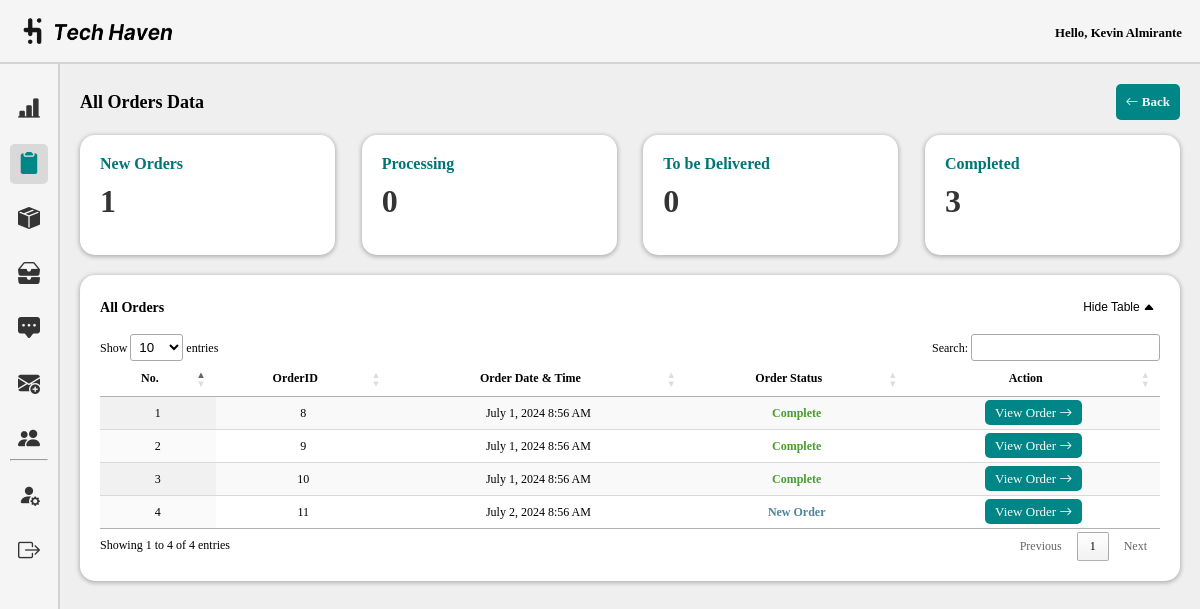
The app's page /admin/all_orders.php (signed in) with its own data.
### tables this page shows
CREATE TABLE `orders_prod` (
  `orderID` int(50) NOT NULL,
  `customerID` int(50) NOT NULL,
  `items` text NOT NULL,
  `shipID` int(50) NOT NULL,
  `payment` varchar(250) NOT NULL,
  `order_date` timestamp NOT NULL DEFAULT current_timestamp(),
  `status` varchar(100) NOT NULL,
  `total_amount` int(250) NOT NULL
);

### admin/all_orders.php (the view, shortened to what this page needs)
<!DOCTYPE html>
<html lang="en">
<head>
    <link rel="stylesheet" href="css/dashboard.css">
    <link rel="stylesheet" href="../assets/font/inter.css">
    <link rel="stylesheet" href="../node_modules/bootstrap-icons/font/bootstrap-icons.css">
    <link rel="stylesheet" type="text/css" href="https://cdn.datatables.net/1.10.25/css/jquery.dataTables.css">
</head>
<body>
    <header class="nav">
        <div class="nav-left">
            <img src="../assets/img/tech-haven-logo2.png" alt="Tech Haven Logo" id="logo">
        </div>
        <div class="nav-right">
        <p style="font-size: 0.8rem; font-style: normal; margin-top:5px;">
                Hello, <?php echo htmlspecialchars($_SESSION['name']); ?>
        </p>
        </div>
    </header>
    <section class="container">
        <div class="sidebar">
            <ul class="sidebar-list">
                <li class="sidebar-list-item">
                    <a href="dashboard.php" class="sidebar-link tooltip-trigger" data-tooltip="Dashboard">
                          <i class="bi bi-bar-chart-line-fill"></i>
                     </a>
                </li>
                <li class="sidebar-list-item">
                     <a href="orders.php" class="sidebar-link tooltip-trigger active" data-tooltip="Orders">
                          <i class="bi bi-clipboard2-fill"></i>
                     </a>
                </li>
                <li class="sidebar-list-item">
                     <a href="products.php" class="sidebar-link tooltip-trigger" data-tooltip="Products">
                          <i class="bi bi-box-seam-fill"></i>
                     </a>
                </li>
                <li class="sidebar-list-item">
                     <a href="inventory.php" class="sidebar-link tooltip-trigger" data-tooltip="Inventory">
                          <i class="bi bi-inboxes-fill"></i>
                    </a>
                </li>
                <li class="sidebar-list-item">
                     <a href="feedbacks.php" class="sidebar-link tooltip-trigger" data-tooltip="Feedbacks">
                         <i class="bi bi-chat-square-dots-fill"></i>
                     </a>
                </li>
                <li class="sidebar-list-item">
                     <a href="advertisement.php" class="sidebar-link tooltip-trigger" data-tooltip="Messages">
                         <i class="bi bi-envelope-plus-fill"></i>
                     </a>
                </li>
                <li class="sidebar-list-item">
                     <a href="users.php" class="sidebar-link tooltip-trigger" data-tooltip="Users">
                         <i class="bi bi-people-fill"></i>
                     </a>
                </li>
                <hr>
                <li class="sidebar-list-item">
                     <a href="profile.php" class="sidebar-link tooltip-trigger" data-tooltip="Edit Profile">
                         <i class="bi bi-person-fill-gear"></i>
                     </a>
                </li>
                <li class="sidebar-list-item">
                     <a href="logout.php" class="sidebar-link tooltip-trigger" data-tooltip="Logout">
                         <i class="bi bi-box-arrow-right"></i>
                     </a>
                </li>
              </ul>
          </div>
    <div class="dashboard-content">
    <div class="heading-container">
            <h1>All Orders Data</h1>
            <div class="heading-buttons">
           <a href="orders.php" class="button-link"><i class="bi bi-arrow-left"></i> Back</a>
            </div>
        </div><br>
        <div class="card-container">
        <div class="card">
            <?php
                        $servername = "localhost";
                        $username = "root";
                        $password = "";
                        $dbname = "th_db";
                        $conn = new mysqli($servername, $username, $password, $dbname);
                        function getOrderCount($conn, $status) {
                            $sql = "SELECT COUNT(*) as count FROM orders_prod WHERE status = '$status'";
                            $result = $conn->query($sql) or die("Error: " . $conn->error);
                            $row = $result->fetch_assoc();
                            return $row['count'];
                        }
                        $countPlaced = getOrderCount($conn, 'placed');
                        $countProcessing = getOrderCount($conn, 'processing');
                        $countDelivery = getOrderCount($conn, 'delivery');
                        $countDelivered = getOrderCount($conn, 'delivered');
            ?>
            <a href="orders.php" target="_blank">
                <h2>New Orders</h2>
                <p><?php echo $countPlaced; ?></p>
            </a>
        </div>
        <div class="card">
            <a href="pending.php" target="_blank">
                <h2>Processing</h2>
                <p><?php echo $countProcessing; ?></p>
            </a>
        </div>
        <div class="card">
            <a href="delivery.php"  target="_blank">
                <h2>To be Delivered</h2>
                <p><?php echo $countDelivery ?></p>
            </a>
        </div>
        <div class="card">
            <a href="success_orders.php" target="_blank">
                <h2>Completed</h2>
                <p><?php echo $countDelivered; ?></p>
            </a>
        </div>
        </div>
        <div class="wrapper-dashboard" style="margin-bottom:20px;">
            <div class="flex-parent">
                <h3>All Orders</h3>
                <button id="toggleRecent" class="button-link2" style="float:right;">Hide Table <i class="bi bi-caret-up-fill"></i></button>
            </div><br>
            <div id="recentTable" style="display: block;">
                <table id="example" class="display" style="width:100%">
                    <thead>
                        <tr>
                            <th>No.</th>
                            <th>OrderID</th>
                            <th>Order Date & Time</th>
                            <th>Order Status</th>
                            <th>Action</th>
                        </tr>
                    </thead>
                    <tbody>
                        <?php
                        $servername = "localhost";
                        $username = "root";
                        $password = "";
                        $dbname = "th_db";
                        $conn = new mysqli($servername, $username, $password, $dbname);
                        $sql = "SELECT orderID, order_date, status FROM orders_prod;";
                        $result = $conn->query($sql);
                        if ($result->num_rows > 0) {
                            $counter = 1;
                            while ($row = $result->fetch_assoc()) {
                                echo "<tr>";
                                echo "<td>" . $counter . "</td>";
                                echo "<td>" . $row["orderID"] . "</td>";
                                echo "<td>";
                                $dateTime = new DateTime($row["order_date"]);
                                $formattedDate = $dateTime->format('F j, Y g:i A');
                                echo $formattedDate;
                                echo "</td>";
                                if ($row["status"] == "placed") {
                                    echo "<td style='color:#4D869C; font-weight:bold;'>New Order</td>";
                                }else if($row["status"] == "processing") {
                                    echo "<td style='color:#F4A261; font-weight:bold;'>Processing</td>";
                                }else if($row["status"] == "delivery") {
                                    echo "<td style='color:#288a72; font-weight:bold;'>To Be Delivered</td>";
                                }else if($row["status"] == "delivered") {
                                    echo "<td style='color:#4a9e2e; font-weight:bold;'>Complete</td>";
                                }  else {
                                    echo "<td>" . $row["status"] . "</td>";
                                }
                                echo "<td>";
                                echo "<a href='#' onclick=\"openWindow('view_order_last.php?id=" . $row["orderID"] . "')\" title='View Order' style='background:#008686; color:white; border-radius:5px; padding:5px 10px;font-size:13px; text-decoration:none;'>
                                    <span style='font-size:13px;'>View Order</span>
                                    <i class='bi bi-arrow-right'></i>
                                </a>";
                                echo "</td>";
                                echo "</tr>";
                                $counter++;
                            }
                        } else {
                            echo "<tr><td colspan='9'>No results found</td></tr>";
                        }
                        ?>
                    </tbody>
                </table>
            </div>
        </div>
    </div>
    </section>
</body>
</html>

### admin/css/dashboard.css (style rules this page uses)
* { margin: 0; box-sizing: border-box; padding: 0; }
:root { --lightColor: #F5F5F5; --shadedColor: #E7E7E7; --darkModeNav: #292929; --darkBody: #5C5C5C; }
.nav { background: var(--lightColor); display: flex; justify-content: space-between; align-items: center; height: 4rem; font: italic 600 20px/normal 'Inter'; box-shadow: 0px 2px 2px 0px rgba(0, 0, 0, 0.25); border-bottom: 2px solid #D3D3D3; }
.nav img { width: 150px; margin-left: 15%; }
.nav-left, .nav-middle, .nav-right { display: flex; align-items: center; }
.nav-right { display: flex; justify-content: space-between; margin-right: 1.5%; }
.sidebar { margin-top:0; width: 60px; height: 917px; flex-shrink: 0; background: var(--lightColor); padding:10px; border-right: 2px solid #D3D3D3; }
.nav-right, .sidebar-link { display: flex; justify-content: center; align-items: center; }
.sidebar-link { height: 40px; width: 100%; display: flex; justify-content: center; align-items: center; text-decoration: none; color: #5C5C5C; border-radius: 5px; }
.sidebar-list-item { height: 100%; display: flex; justify-content: center; align-items: center; margin-top: 15px; }
.sidebar-list-item i { font-size:22px; color:#343434; }
.tooltip-trigger { position: relative; }
.sidebar-link.active .bi { color: #008686; }
.sidebar-link.active { background: #D9D9D9; }
.container { display: flex; }
.dashboard-content { padding: 20px; font: 12px/normal 'Inter'; background-color: #EFEFEF; }
.wrapper-dashboard { width: 100%; height: auto; flex-shrink: 0; padding:20px; border-radius: 15px; background: #FFF; box-shadow: 0px 1px 4px 1px rgba(0, 0, 0, 0.25); }

### admin/all_orders.php (style rules this page uses)
.dashboard-content { width: 100%; padding: 20px; min-height: 100vh; }
#example,#example2,#example3,#example4 { width: 100% !important; margin: auto; }
#example th,#example2 th,#example3 th,#example4 th, #example td,#example2 td,#example3 td,#example4 td { text-align: center; }
.button-link2 { width: auto; height: auto; flex-shrink: 0; display: inline-block; border: 1px solid #000; background: #FFF; font-size:12px; text-align: center; text-decoration: none; color:black; padding:5px; margin-left:10px; border:none; transition: transform 0.2s ease-in-out, color 0.2s ease-in-out; cursor:pointer; }
.button-link2 .bi { transition: opacity 0.2s ease-in-out, color 0.2s ease-in-out; }
.button-link { width: auto; height: auto; flex-shrink: 0; display: inline-block; font-size: 13px; text-align: center; text-decoration: none; color:#f2f2f2; padding:10px; margin-left:10px; font-weight:bold; border-radius:5px; background-color: #008686; }
.heading-container { display: flex; align-items: center; justify-content: space-between; }
.heading-container h1 { margin-right: 10px; }
.flex-parent { display: flex; align-items: center; justify-content: space-between; }
.flex-parent h3 { margin: 0; transition: transform 0.2s ease-in-out; display: flex; align-items: center; }
.card-container { display: flex; justify-content: space-between; margin-bottom: 20px; }
.card { background-color: #f0f0f0; padding: 10px; border-radius: 5px; text-align: left; width: calc(25% - 20px); padding:20px; border-radius: 15px; background: #FFF; box-shadow: 0px 1px 4px 1px rgba(0, 0, 0, 0.25); height:120px; transition: transform 0.3s ease; }
.card h2 { margin: 0; font-size: 16px; color: #007575; }
.card p { margin: 10px 0 0; font-size: 32px; color: #343434; font-weight:600; letter-spacing:1.6px; }
.card a { text-decoration:none; }
.sidebar { height:auto; }

### records on screen
orders_prod: orderID "8", order_date "July 1, 2024 8:56 AM", status "Complete"
orders_prod: orderID "9", order_date "July 1, 2024 8:56 AM", status "Complete"
orders_prod: orderID "10", order_date "July 1, 2024 8:56 AM", status "Complete"
orders_prod: orderID "11", order_date "July 2, 2024 8:56 AM", status "New Order"

### other values on screen
$_SESSION['name'] "Kevin Almirante"
$countPlaced "1"
$countProcessing "0"
$countDelivery "0"
$countDelivered "3"
